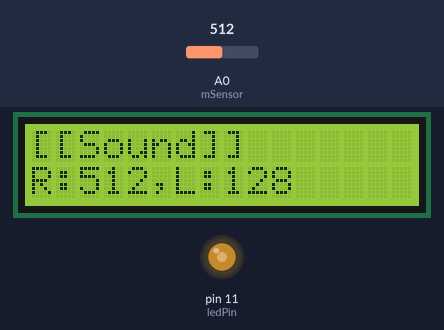
Simulated run of this sketch. Board: Arduino Uno, built with avr-gcc and run on an emulated ATmega328P. Parts: 16×2 character LCD, output pins drawn as LEDs (lit = HIGH). The inputs (shaded band) are chosen by the test bench; at power-on: A0 (mSensor) = 512. What the sketch prints to the serial monitor is not drawn.

Above: at 1.2 s.
1.3 s: A0 (mSensor) set to 716
At 2.5 s:
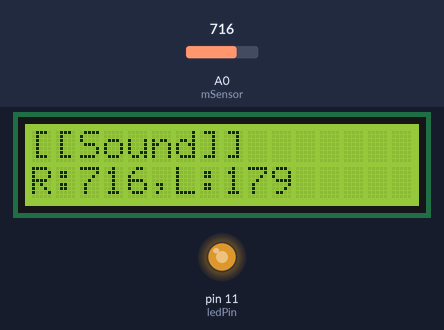
2.8 s: A0 (mSensor) set to 900
At 3.2 s:
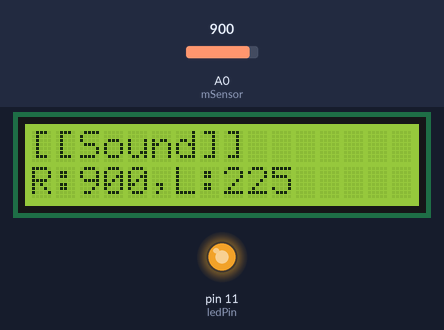
4.4 s: A0 (mSensor) set to 122
At 5.0 s:
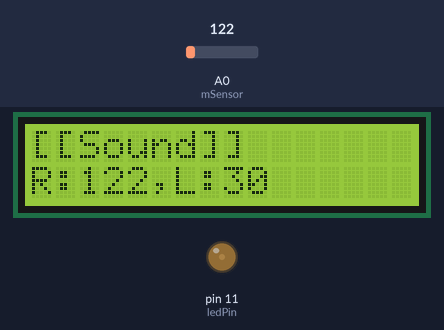
5.9 s: A0 (mSensor) set to 0
At 6.7 s:
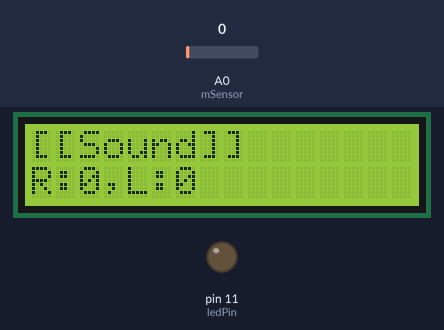
Timing chart, 0 to 8.4 s (numbered marks = the images above; inputs shaded):
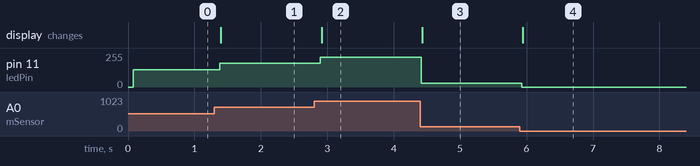

Measured:
- after the input at 1.3 s, pin 11 (ledPin): 128/255 → 179/255 after 0.08 s; the display: changes after 0.10 s (image 1)
- after the input at 2.8 s, pin 11 (ledPin): 179/255 → 225/255 after 0.10 s; the display: changes after 0.11 s (image 2)
- after the input at 4.4 s, pin 11 (ledPin): 225/255 → 30/255 at once; the display: changes at once (image 3)
- after the input at 5.9 s, pin 11 (ledPin): 30/255 → 0/255 at once; the display: changes after 0.05 s (image 4)

The sketch:

mic01.ino
```cpp
# include <Minicom.h>

MiniCom com;

int mSensor = A0;
int ledPin = 11;

void setup() {
  com.init();
  com.print(0, "[[Sound]]");
  Serial.begin(9600);
  pinMode(ledPin, OUTPUT);
}

void loop() {
  int readValue = analogRead(mSensor);
  int lightValue = readValue / 4;

  Serial.print("Read Value = ");
  Serial.println(readValue);
  Serial.print("Light Value = ");
  Serial.println(lightValue);

  analogWrite(ledPin, lightValue);
  com.print(1, "R:", readValue, "L:", lightValue);
  delay(200);
}
```
